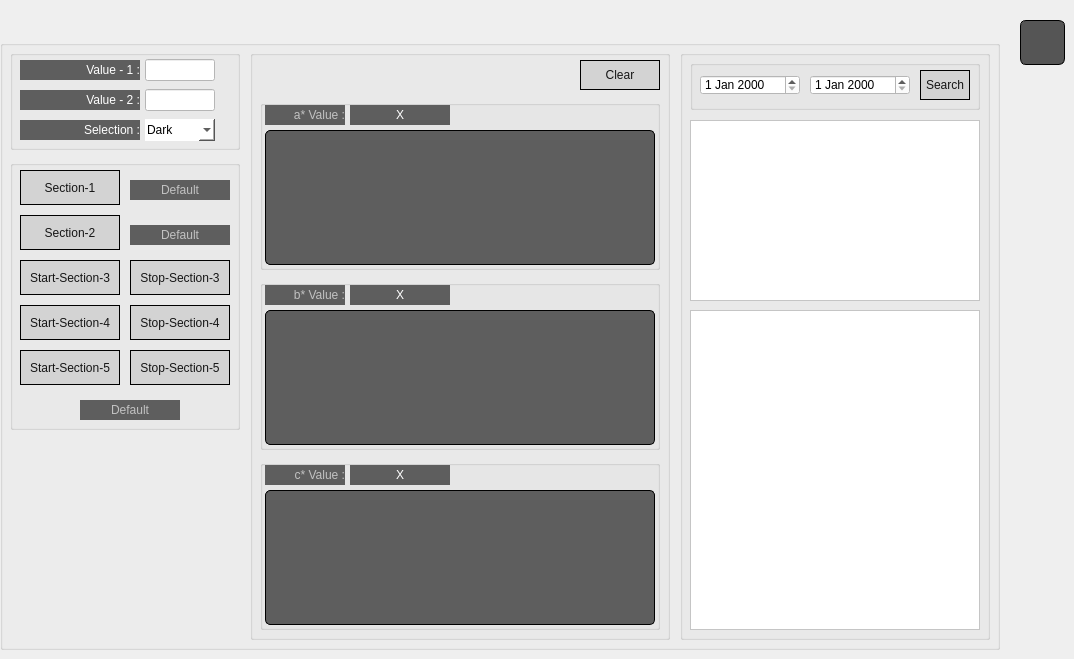
      <widget class="QWidget" name="widget_21">
       <widget class="QGroupBox" name="groupBox_43">
        <property name="geometry">
         <rect>
          <x>0</x>
          <y>40</y>
          <width>1000</width>
          <height>610</height>
         </rect>
        </property>
        <property name="title">
         <string/>
        </property>
        <widget class="QGroupBox" name="groupBox_46">
         <property name="geometry">
          <rect>
           <x>10</x>
           <y>10</y>
           <width>230</width>
           <height>100</height>
          </rect>
         </property>
         <property name="title">
          <string/>
         </property>
         <widget class="QLabel" name="label_320">
          <property name="geometry">
           <rect>
            <x>10</x>
            <y>10</y>
            <width>120</width>
            <height>20</height>
           </rect>
          </property>
          <property name="styleSheet">
           <string notr="true">background-color: rgb(94, 94, 94);
color: rgb(255, 255, 255);
border: 0px;
text-align: right;
font: 14px 'Roboto';</string>
          </property>
          <property name="text">
           <string>Value - 1 :</string>
          </property>
          <property name="alignment">
           <set>Qt::AlignRight|Qt::AlignTrailing|Qt::AlignVCenter</set>
          </property>
         </widget>
         <widget class="QLineEdit" name="lineEdit_33">
          <property name="geometry">
           <rect>
            <x>135</x>
            <y>9</y>
            <width>70</width>
            <height>22</height>
           </rect>
          </property>
          <property name="styleSheet">
           <string notr="true">background-color: rgb(255, 255, 255);
color: rgb(0, 0, 0);
font: 14px 'Roboto';</string>
          </property>
          <property name="alignment">
           <set>Qt::AlignCenter</set>
          </property>
         </widget>
         <widget class="QLabel" name="label_321">
          <property name="geometry">
           <rect>
            <x>10</x>
            <y>40</y>
            <width>120</width>
            <height>20</height>
           </rect>
          </property>
          <property name="styleSheet">
           <string notr="true">background-color: rgb(94, 94, 94);
color: rgb(255, 255, 255);
border: 0px;
text-align: right;
font: 14px 'Roboto';</string>
          </property>
          <property name="text">
           <string>Value - 2 :</string>
          </property>
          <property name="alignment">
           <set>Qt::AlignRight|Qt::AlignTrailing|Qt::AlignVCenter</set>
          </property>
         </widget>
         <widget class="QLineEdit" name="lineEdit_34">
          <property name="geometry">
           <rect>
            <x>135</x>
            <y>39</y>
            <width>70</width>
            <height>22</height>
           </rect>
          </property>
          <property name="styleSheet">
           <string notr="true">background-color: rgb(255, 255, 255);
color: rgb(0, 0, 0);
font: 14px 'Roboto';</string>
          </property>
          <property name="alignment">
           <set>Qt::AlignCenter</set>
          </property>
         </widget>
         <widget class="QLabel" name="label_322">
          <property name="geometry">
           <rect>
            <x>10</x>
            <y>70</y>
            <width>120</width>
            <height>20</height>
           </rect>
          </property>
          <property name="styleSheet">
           <string notr="true">background-color: rgb(94, 94, 94);
color: rgb(255, 255, 255);
border: 0px;
text-align: right;
font: 14px 'Roboto';</string>
          </property>
          <property name="text">
           <string>Selection :</string>
          </property>
          <property name="alignment">
           <set>Qt::AlignRight|Qt::AlignTrailing|Qt::AlignVCenter</set>
          </property>
         </widget>
         <widget class="QComboBox" name="comboBox_9">
          <property name="geometry">
           <rect>
            <x>135</x>
            <y>69</y>
            <width>70</width>
            <height>22</height>
           </rect>
          </property>
          <property name="layoutDirection">
           <enum>Qt::LeftToRight</enum>
          </property>
          <property name="styleSheet">
           <string notr="true">QComboBox {
	font: 12px 'Roboto';
	background-color: rgb(255, 255, 255);
	color: rgb(0, 0, 0);
	border: 0px;
	padding-left: 2px;
	padding-right: 2px;
}

QComboBox QAbstractItemView
{
	font: 12px 'Roboto';
	background-color: rgb(255, 255, 255);
	color: rgb(0, 0, 0);
	border: 0px;
	selection-background-color: rgb(255, 255, 255);
	selection-color: rgb(0, 0, 0);
}
</string>
          </property>
          <item>
           <property name="text">
            <string>Dark</string>
           </property>
          </item>
          <item>
           <property name="text">
            <string>Open</string>
           </property>
          </item>
         </widget>
        </widget>
        <widget class="QGroupBox" name="groupBox_47">
         <property name="geometry">
          <rect>
           <x>10</x>
           <y>120</y>
           <width>230</width>
           <height>270</height>
          </rect>
         </property>
         <property name="title">
          <string/>
         </property>
         <widget class="QPushButton" name="pushButton_63">
          <property name="geometry">
           <rect>
            <x>10</x>
            <y>10</y>
            <width>100</width>
            <height>35</height>
           </rect>
          </property>
          <property name="styleSheet">
           <string notr="true">border: 1px solid black;
background-color: rgb(211, 211, 211);
color: rgb(21, 21, 21);
font: 12px 'Roboto';</string>
          </property>
          <property name="text">
           <string>Section-1</string>
          </property>
         </widget>
         <widget class="QPushButton" name="pushButton_62">
          <property name="geometry">
           <rect>
            <x>10</x>
            <y>55</y>
            <width>100</width>
            <height>35</height>
           </rect>
          </property>
          <property name="styleSheet">
           <string notr="true">border: 1px solid black;
background-color: rgb(211, 211, 211);
color: rgb(21, 21, 21);
font: 12px 'Roboto';</string>
          </property>
          <property name="text">
           <string>Section-2</string>
          </property>
         </widget>
         <widget class="QPushButton" name="pushButton_64">
          <property name="geometry">
           <rect>
            <x>10</x>
            <y>100</y>
            <width>100</width>
            <height>35</height>
           </rect>
          </property>
          <property name="styleSheet">
           <string notr="true">border: 1px solid black;
background-color: rgb(211, 211, 211);
color: rgb(21, 21, 21);
font: 12px 'Roboto';</string>
          </property>
          <property name="text">
           <string>Start-Section-3</string>
          </property>
         </widget>
         <widget class="QPushButton" name="pushButton_65">
          <property name="geometry">
           <rect>
            <x>120</x>
            <y>100</y>
            <width>100</width>
            <height>35</height>
           </rect>
          </property>
          <property name="styleSheet">
           <string notr="true">border: 1px solid black;
background-color: rgb(211, 211, 211);
color: rgb(21, 21, 21);
font: 12px 'Roboto';</string>
          </property>
          <property name="text">
           <string>Stop-Section-3</string>
          </property>
         </widget>
         <widget class="QPushButton" name="pushButton_66">
          <property name="geometry">
           <rect>
            <x>10</x>
            <y>145</y>
            <width>100</width>
            <height>35</height>
           </rect>
          </property>
          <property name="styleSheet">
           <string notr="true">border: 1px solid black;
background-color: rgb(211, 211, 211);
color: rgb(21, 21, 21);
font: 12px 'Roboto';</string>
          </property>
          <property name="text">
           <string>Start-Section-4</string>
          </property>
         </widget>
         <widget class="QPushButton" name="pushButton_67">
          <property name="geometry">
           <rect>
            <x>120</x>
            <y>145</y>
            <width>100</width>
            <height>35</height>
           </rect>
          </property>
          <property name="styleSheet">
           <string notr="true">border: 1px solid black;
background-color: rgb(211, 211, 211);
color: rgb(21, 21, 21);
font: 12px 'Roboto';</string>
          </property>
          <property name="text">
           <string>Stop-Section-4</string>
          </property>
         </widget>
         <widget class="QPushButton" name="pushButton_68">
          <property name="geometry">
           <rect>
            <x>10</x>
            <y>190</y>
            <width>100</width>
            <height>35</height>
           </rect>
          </property>
          <property name="styleSheet">
           <string notr="true">border: 1px solid black;
background-color: rgb(211, 211, 211);
color: rgb(21, 21, 21);
font: 12px 'Roboto';</string>
          </property>
          <property name="text">
           <string>Start-Section-5</string>
          </property>
         </widget>
         <widget class="QPushButton" name="pushButton_69">
          <property name="geometry">
           <rect>
            <x>120</x>
            <y>190</y>
            <width>100</width>
            <height>35</height>
           </rect>
          </property>
          <property name="styleSheet">
           <string notr="true">border: 1px solid black;
background-color: rgb(211, 211, 211);
color: rgb(21, 21, 21);
font: 12px 'Roboto';</string>
          </property>
          <property name="text">
           <string>Stop-Section-5</string>
          </property>
         </widget>
         <widget class="QLabel" name="label_323">
          <property name="geometry">
           <rect>
            <x>120</x>
            <y>20</y>
            <width>100</width>
            <height>20</height>
           </rect>
          </property>
          <property name="styleSheet">
           <string notr="true">background-color: rgb(94, 94, 94);
color: rgb(194, 194, 194);
border: 0px;
text-align: right;
font: 14px 'Roboto';</string>
          </property>
          <property name="text">
           <string>Default</string>
          </property>
          <property name="alignment">
           <set>Qt::AlignCenter</set>
          </property>
         </widget>
         <widget class="QLabel" name="label_324">
          <property name="geometry">
           <rect>
            <x>120</x>
            <y>65</y>
            <width>100</width>
            <height>20</height>
           </rect>
          </property>
          <property name="styleSheet">
           <string notr="true">background-color: rgb(94, 94, 94);
color: rgb(194, 194, 194);
border: 0px;
text-align: right;
font: 14px 'Roboto';</string>
          </property>
          <property name="text">
           <string>Default</string>
          </property>
          <property name="alignment">
           <set>Qt::AlignCenter</set>
          </property>
         </widget>
         <widget class="QLabel" name="label_325">
          <property name="geometry">
           <rect>
            <x>70</x>
            <y>240</y>
            <width>100</width>
            <height>20</height>
           </rect>
          </property>
          <property name="styleSheet">
           <string notr="true">background-color: rgb(94, 94, 94);
color: rgb(194, 194, 194);
border: 0px;
text-align: right;
font: 14px 'Roboto';</string>
          </property>
          <property name="text">
           <string>Default</string>
          </property>
          <property name="alignment">
           <set>Qt::AlignCenter</set>
          </property>
         </widget>
        </widget>
        <widget class="QGroupBox" name="groupBox_45">
         <property name="geometry">
          <rect>
           <x>250</x>
           <y>10</y>
           <width>420</width>
           <height>590</height>
          </rect>
         </property>
         <property name="title">
          <string/>
         </property>
         <widget class="QPushButton" name="pushButton_61">
          <property name="geometry">
           <rect>
            <x>330</x>
            <y>10</y>
            <width>80</width>
            <height>30</height>
           </rect>
          </property>
          <property name="styleSheet">
           <string notr="true">border: 1px solid black;
background-color: rgb(211, 211, 211);
color: rgb(21, 21, 21);
font: 12px 'Roboto';</string>
          </property>
          <property name="text">
           <string>Clear</string>
          </property>
         </widget>
         <widget class="QGroupBox" name="groupBox_49">
          <property name="geometry">
           <rect>
            <x>10</x>
            <y>50</y>
            <width>400</width>
            <height>170</height>
           </rect>
          </property>
          <property name="title">
           <string/>
          </property>
          <widget class="QLabel" name="label_314">
           <property name="geometry">
            <rect>
             <x>5</x>
             <y>5</y>
             <width>80</width>
             <height>20</height>
            </rect>
           </property>
           <property name="layoutDirection">
            <enum>Qt::RightToLeft</enum>
           </property>
           <property name="styleSheet">
            <string notr="true">background-color: rgb(94, 94, 94);
color: rgb(194, 194, 194);
border: 0px;
text-align: right;
font: 14px 'Roboto';</string>
           </property>
           <property name="text">
            <string>a* Value :</string>
           </property>
           <property name="alignment">
            <set>Qt::AlignRight|Qt::AlignTrailing|Qt::AlignVCenter</set>
           </property>
          </widget>
          <widget class="QChartView" name="chartView_32">
           <property name="geometry">
            <rect>
             <x>5</x>
             <y>30</y>
             <width>390</width>
             <height>135</height>
            </rect>
           </property>
           <property name="styleSheet">
            <string notr="true">border: 1px solid black;
border-radius: 5px;
background-color: rgb(94, 94, 94);</string>
           </property>
          </widget>
          <widget class="QLabel" name="label_315">
           <property name="geometry">
            <rect>
             <x>90</x>
             <y>5</y>
             <width>100</width>
             <height>20</height>
            </rect>
           </property>
           <property name="styleSheet">
            <string notr="true">background-color: rgb(94, 94, 94);
color: rgb(255, 255, 255);
border: 0px;
text-align: right;
font: 14px 'Roboto';</string>
           </property>
           <property name="text">
            <string>X</string>
           </property>
           <property name="alignment">
            <set>Qt::AlignCenter</set>
           </property>
          </widget>
         </widget>
         <widget class="QGroupBox" name="groupBox_50">
          <property name="geometry">
           <rect>
            <x>10</x>
            <y>230</y>
            <width>400</width>
            <height>170</height>
           </rect>
          </property>
          <property name="title">
           <string/>
          </property>
          <widget class="QLabel" name="label_316">
           <property name="geometry">
            <rect>
             <x>5</x>
             <y>5</y>
             <width>80</width>
             <height>20</height>
            </rect>
           </property>
           <property name="layoutDirection">
            <enum>Qt::RightToLeft</enum>
           </property>
           <property name="styleSheet">
            <string notr="true">background-color: rgb(94, 94, 94);
color: rgb(194, 194, 194);
border: 0px;
text-align: right;
font: 14px 'Roboto';</string>
           </property>
           <property name="text">
            <string>b* Value :</string>
           </property>
           <property name="alignment">
            <set>Qt::AlignRight|Qt::AlignTrailing|Qt::AlignVCenter</set>
           </property>
          </widget>
          <widget class="QLabel" name="label_317">
           <property name="geometry">
            <rect>
             <x>90</x>
             <y>5</y>
             <width>100</width>
             <height>20</height>
            </rect>
           </property>
           <property name="styleSheet">
            <string notr="true">background-color: rgb(94, 94, 94);
color: rgb(255, 255, 255);
border: 0px;
text-align: right;
font: 14px 'Roboto';</string>
           </property>
           <property name="text">
            <string>X</string>
           </property>
           <property name="alignment">
            <set>Qt::AlignCenter</set>
           </property>
          </widget>
          <widget class="QChartView" name="chartView_33">
           <property name="geometry">
            <rect>
             <x>5</x>
             <y>30</y>
             <width>390</width>
             <height>135</height>
            </rect>
           </property>
           <property name="styleSheet">
            <string notr="true">border: 1px solid black;
border-radius: 5px;
background-color: rgb(94, 94, 94);</string>
           </property>
          </widget>
         </widget>
         <widget class="QGroupBox" name="groupBox_51">
          <property name="geometry">
           <rect>
            <x>10</x>
            <y>410</y>
            <width>400</width>
            <height>170</height>
           </rect>
          </property>
          <property name="title">
           <string/>
          </property>
          <widget class="QLabel" name="label_318">
           <property name="geometry">
            <rect>
             <x>5</x>
             <y>5</y>
             <width>80</width>
             <height>20</height>
            </rect>
           </property>
           <property name="layoutDirection">
            <enum>Qt::RightToLeft</enum>
           </property>
           <property name="styleSheet">
            <string notr="true">background-color: rgb(94, 94, 94);
color: rgb(194, 194, 194);
border: 0px;
text-align: right;
font: 14px 'Roboto';</string>
           </property>
           <property name="text">
            <string>c* Value :</string>
           </property>
           <property name="alignment">
            <set>Qt::AlignRight|Qt::AlignTrailing|Qt::AlignVCenter</set>
           </property>
          </widget>
          <widget class="QLabel" name="label_319">
           <property name="geometry">
            <rect>
             <x>90</x>
             <y>5</y>
             <width>100</width>
             <height>20</height>
            </rect>
           </property>
           <property name="styleSheet">
            <string notr="true">background-color: rgb(94, 94, 94);
color: rgb(255, 255, 255);
border: 0px;
text-align: right;
font: 14px 'Roboto';</string>
           </property>
           <property name="text">
            <string>X</string>
           </property>
           <property name="alignment">
            <set>Qt::AlignCenter</set>
           </property>
          </widget>
          <widget class="QChartView" name="chartView_34">
           <property name="geometry">
            <rect>
             <x>5</x>
             <y>30</y>
             <width>390</width>
             <height>135</height>
            </rect>
           </property>
           <property name="styleSheet">
            <string notr="true">border: 1px solid black;
border-radius: 5px;
background-color: rgb(94, 94, 94);</string>
           </property>
          </widget>
         </widget>
        </widget>
        <widget class="QGroupBox" name="groupBox_44">
         <property name="geometry">
          <rect>
           <x>680</x>
           <y>10</y>
           <width>310</width>
           <height>590</height>
          </rect>
         </property>
         <property name="title">
          <string/>
         </property>
         <widget class="QGroupBox" name="groupBox_48">
          <property name="geometry">
           <rect>
            <x>10</x>
            <y>10</y>
            <width>290</width>
            <height>50</height>
           </rect>
          </property>
          <property name="title">
           <string/>
          </property>
          <widget class="QPushButton" name="pushButton_60">
           <property name="geometry">
            <rect>
             <x>230</x>
             <y>10</y>
             <width>50</width>
             <height>30</height>
            </rect>
           </property>
           <property name="styleSheet">
            <string notr="true">border: 1px solid black;
background-color: rgb(211, 211, 211);
color: rgb(21, 21, 21);
font: 12px 'Roboto';</string>
           </property>
           <property name="text">
            <string>Search</string>
           </property>
          </widget>
          <widget class="QDateEdit" name="dateEdit_2">
           <property name="geometry">
            <rect>
             <x>120</x>
             <y>15</y>
             <width>100</width>
             <height>20</height>
            </rect>
           </property>
           <property name="layoutDirection">
            <enum>Qt::LeftToRight</enum>
           </property>
           <property name="styleSheet">
            <string notr="true">background-color: rgb(255, 255, 255);
font: 12px 'Roboto';</string>
           </property>
          </widget>
          <widget class="QDateEdit" name="dateEdit">
           <property name="geometry">
            <rect>
             <x>10</x>
             <y>15</y>
             <width>100</width>
             <height>20</height>
            </rect>
           </property>
           <property name="layoutDirection">
            <enum>Qt::LeftToRight</enum>
           </property>
           <property name="styleSheet">
            <string notr="true">background-color: rgb(255, 255, 255);
font: 12px 'Roboto';</string>
           </property>
          </widget>
         </widget>
         <widget class="QListView" name="listView_2">
          <property name="geometry">
           <rect>
            <x>10</x>
            <y>70</y>
            <width>290</width>
            <height>181</height>
           </rect>
          </property>
          <property name="layoutDirection">
           <enum>Qt::LeftToRight</enum>
          </property>
          <property name="styleSheet">
           <string notr="true">background-color: rgb(255, 255, 255);</string>
          </property>
         </widget>
         <widget class="QTableView" name="tableView">
          <property name="geometry">
           <rect>
            <x>10</x>
            <y>260</y>
            <width>290</width>
            <height>320</height>
           </rect>
          </property>
          <property name="layoutDirection">
           <enum>Qt::LeftToRight</enum>
          </property>
          <property name="styleSheet">
           <string notr="true">background-color: rgb(255, 255, 255);</string>
          </property>
         </widget>
        </widget>
       </widget>
       <widget class="QPushButton" name="pushButton_59">
        <property name="geometry">
         <rect>
          <x>1020</x>
          <y>20</y>
          <width>45</width>
          <height>45</height>
         </rect>
        </property>
        <property name="font">
         <font>
          <family>Tahoma</family>
          <pointsize>24</pointsize>
         </font>
        </property>
        <property name="styleSheet">
         <string notr="true">border-radius: 6px;
border: 1px solid rgb(0, 0, 0);
background-color: rgb(85, 85, 85);
background-image: url(:/images/images/closeHomeParametersImage.png);
color: rgb(194, 194, 194);</string>
        </property>
        <property name="text">
         <string/>
        </property>
        <property name="iconSize">
         <size>
          <width>0</width>
          <height>0</height>
         </size>
        </property>
       </widget>
      </widget>
